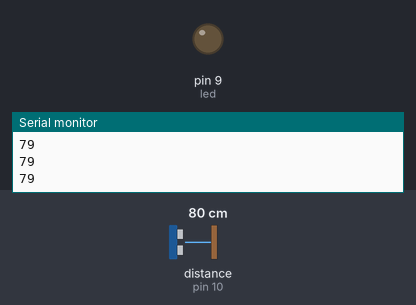
A sketch run on a simulated Arduino Uno, built with avr-gcc and run on an emulated ATmega328P. On the bench: output pins drawn as LEDs (lit = HIGH), the last lines printed to the serial monitor. Wiring (inferred from the names in the program): ultrasonic range finder: trigger pin 11; echo pin 10. Inputs (shaded band) come from the test bench; at power-on: distance to the obstacle (sensor on pin 10) 80 cm. The echo pulse lasts 58.3 µs per cm; pins used as bus, display or sensor lines are not drawn.

Above: at 1.2 s.
1.3 s: distance to the obstacle (sensor on pin 10) set to 2 cm
At 2.4 s:
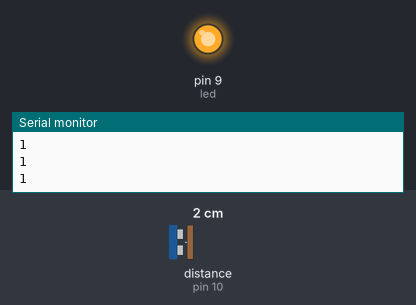
2.8 s: distance to the obstacle (sensor on pin 10) set to 9 cm
At 3.8 s:
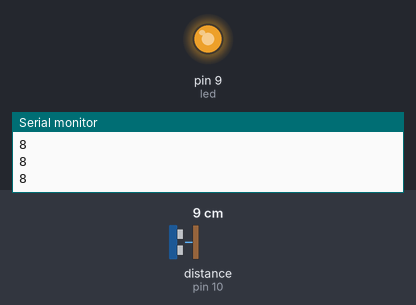
4.3 s: distance to the obstacle (sensor on pin 10) set to 18 cm
At 4.9 s:
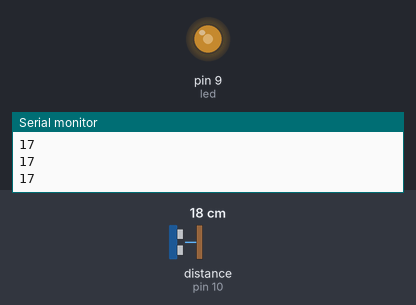
Timing chart, 0 to 7.3 s (numbered marks = the images above; inputs shaded):
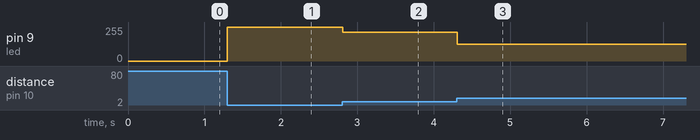

The sketch:

dandeaghab.ino
```cpp
int trig = 11;
int echo = 10;
int duration;
int distances;
int led = 9;

void setup() {
  Serial.begin(9600);
  pinMode(trig, OUTPUT);
  pinMode(echo, INPUT);
  pinMode(led, INPUT);
}

void loop() {
  digitalWrite(trig, LOW);
  delayMicroseconds(2);
  digitalWrite(trig, HIGH);
  delayMicroseconds(10);
  digitalWrite(trig, LOW);
  duration = pulseIn(echo, HIGH);
  distances = (duration / 2) * 0.0343;
  Serial.println(distances);
  if (distances <= 30) {
    int f = map(distances, 30, 4, 0, 255);
    analogWrite(led, f);
  }
  delay(10);
}
```

Measured:
- after the input at 1.3 s, pin 9 (led): 0/255 → 255/255 at once
- after the input at 2.8 s, pin 9 (led): 255/255 → 215/255 at once
- after the input at 4.3 s, pin 9 (led): 215/255 → 127/255 at once
